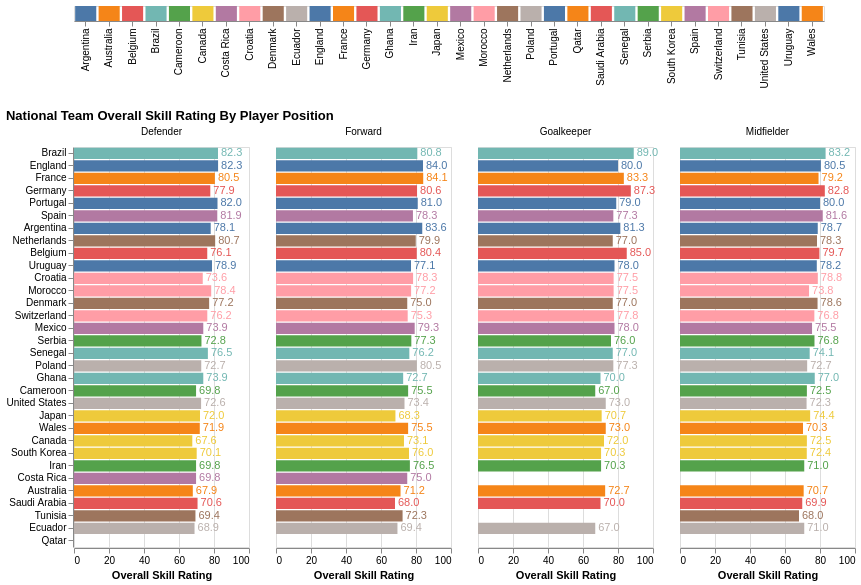

Specify this chart in Vega-Lite:
### Vega-Lite specification from a JSON file in a GitHub repository (floating-point values rounded to 4 significant figures; data arrays with more than 128 entries replaced by an {"elided": "..."} marker saying what was removed)
{"config": {"view": {"continuousWidth": 400, "continuousHeight": 300}}, "vconcat": [{"data": {"name": "data-57d213fa20fcef856b897a2006d9629c"}, "mark": "bar", "encoding": {"color": {"condition": {"field": "Country", "legend": null, "type": "nominal", "selection": "selector819"}, "value": "lightgray"}, "x": {"field": "Country", "title": "", "type": "nominal"}}, "height": 15, "selection": {"selector819": {"type": "multi", "fields": ["Country"]}}, "width": 750}, {"data": {"name": "data-0206d1aeeb1054c7302623ba77297a3c"}, "facet": {"field": "National_2022_Position", "title": "", "type": "nominal"}, "spec": {"layer": [{"mark": "bar", "encoding": {"color": {"field": "Country", "type": "nominal"}, "tooltip": [{"field": "Country", "type": "nominal"}, {"field": "Group", "type": "nominal"}, {"aggregate": "average", "field": "overall", "format": ".1f", "type": "quantitative"}, {"aggregate": "count", "field": "Player", "type": "nominal"}], "x": {"aggregate": "mean", "field": "overall", "scale": {"domain": [0, 100]}, "title": "Overall Skill Rating", "type": "quantitative"}, "y": {"field": "Country", "sort": "-x", "title": "", "type": "nominal"}}, "height": 400, "transform": [{"filter": {"selection": "selector819"}}], "width": 175}, {"mark": {"type": "text", "align": "left", "baseline": "middle", "dx": 3}, "encoding": {"color": {"field": "Country", "type": "nominal"}, "text": {"aggregate": "mean", "field": "overall", "format": ".1f", "type": "quantitative"}, "tooltip": [{"field": "Country", "type": "nominal"}, {"field": "Group", "type": "nominal"}, {"aggregate": "average", "field": "overall", "format": ".1f", "type": "quantitative"}, {"aggregate": "count", "field": "Player", "type": "nominal"}], "x": {"aggregate": "mean", "field": "overall", "scale": {"domain": [0, 100]}, "title": "Overall Skill Rating", "type": "quantitative"}, "y": {"field": "Country", "sort": "-x", "title": "", "type": "nominal"}}, "height": 400, "transform": [{"filter": {"selection": "selector819"}}], "width": 175}], "height": 400, "width": 150}, "title": "National Team Overall Skill Rating By Player Position"}], "$schema": "https://vega.github.io/schema/vega-lite/v4.17.0.json", "datasets": {"data-57d213fa20fcef856b897a2006d9629c": [{"Country": "Germany"}, {"Country": "Australia"}, {"Country": "Spain"}, {"Country": "Costa Rica"}, {"Country": "Mexico"}, {"Country": "Ghana"}, {"Country": "Belgium"}, {"Country": "England"}, {"Country": "Cameroon"}, {"Country": "Tunisia"}, {"Country": "United States"}, {"Country": "France"}, {"Country": "Senegal"}, {"Country": "Croatia"}, {"Country": "Switzerland"}, {"Country": "Ecuador"}, {"Country": "Canada"}, {"Country": "Wales"}, {"Country": "Uruguay"}, {"Country": "Brazil"}, {"Country": "Japan"}, {"Country": "Serbia"}, {"Country": "South Korea"}, {"Country": "Argentina"}, {"Country": "Denmark"}, {"Country": "Morocco"}, {"Country": "Iran"}, {"Country": "Netherlands"}, {"Country": "Poland"}, {"Country": "Portugal"}, {"Country": "Qatar"}, {"Country": "Saudi Arabia"}], "data-0206d1aeeb1054c7302623ba77297a3c": {"elided": "831 records"}}}
